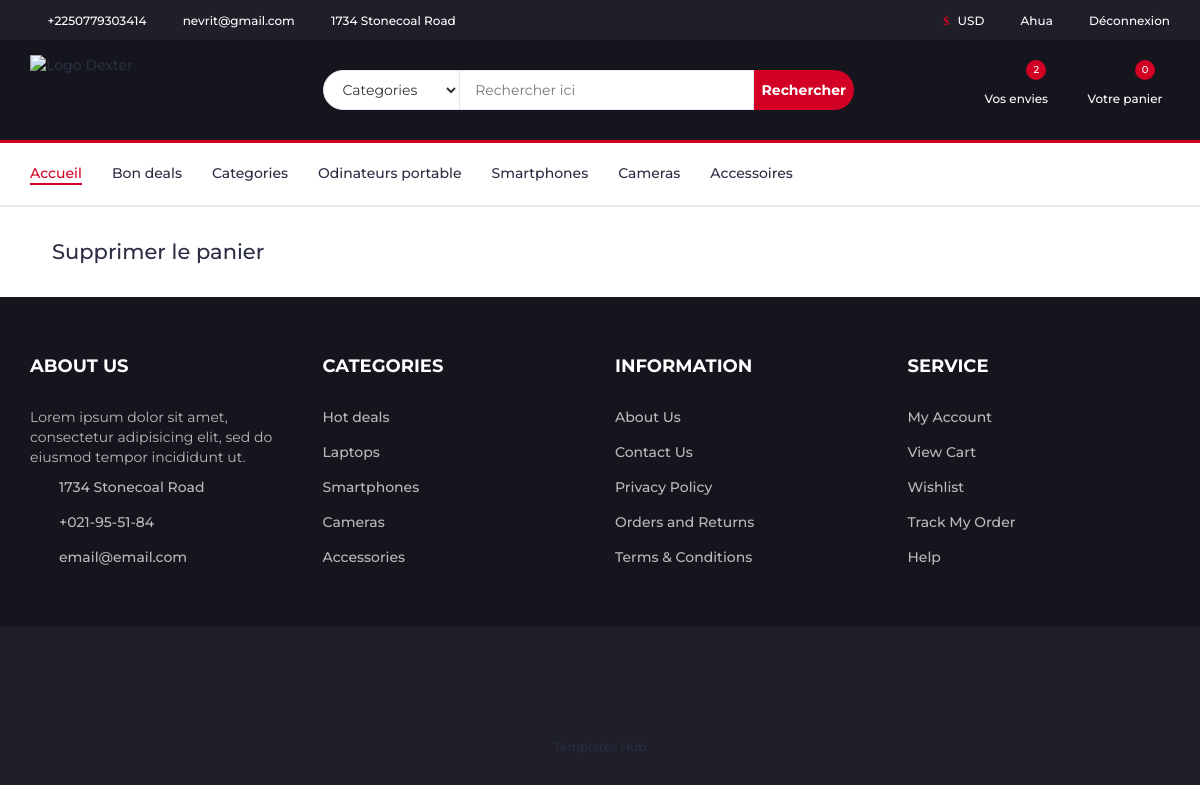
Page /cart/ (signed in) on the earlier database version.
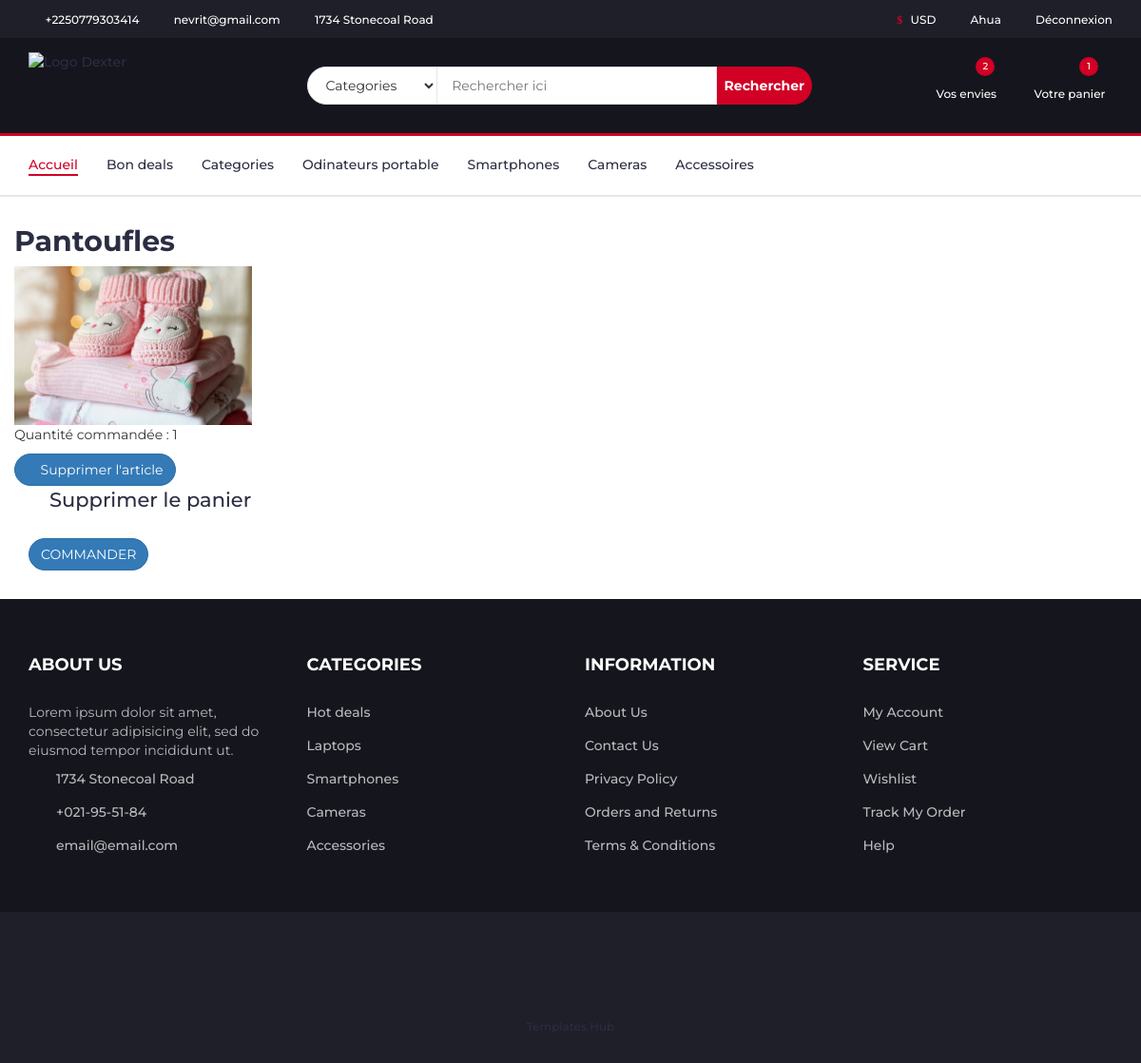
Same page on the later database version.
### accounts/models.py (models this page shows, shortened)
class Shopper(AbstractBaseUser):
    email = models.EmailField(unique=True)
    last_name = models.CharField("Nom", max_length=30)
    first_name = models.CharField("Prénoms", max_length=100)
    telephone = PhoneNumberField()
    gender = models.CharField(max_length=10)
    birthdate = models.DateField(default=timezone.now)
    date_joined = models.DateTimeField(default=timezone.now)
    last_login = models.DateTimeField(default=timezone.now)
    is_admin = models.BooleanField(default=False)
    is_active = models.BooleanField(default=True)
    is_staff = models.BooleanField(default=False)
    is_superadmin = models.BooleanField(default=False)
    objects = CustomUserManager()
    USERNAME_FIELD = 'email'
    REQUIRED_FIELDS = [
        'last_name',
        'first_name',
        'telephone',
        'gender',
        'birthdate'
    ]
    @property
    def is_staff(self):
        "Is the user a member of staff?"
        return self.is_admin

### store/models.py (models this page shows, shortened)
class Cart(models.Model):
    user = models.OneToOneField(AUTH_USER_MODEL, on_delete=models.CASCADE)
    orders = models.ManyToManyField(Order)

class Order(models.Model):
    user = models.ForeignKey(AUTH_USER_MODEL, on_delete=models.CASCADE)
    product = models.ForeignKey(Product, on_delete=models.CASCADE)
    quantity = models.IntegerField(default=1)
    ordered = models.BooleanField(default=False)
    ordered_date = models.DateTimeField(blank=True, null=True)

class Product(models.Model):
    name = models.CharField(max_length=50)
    title = models.TextField(max_length=200)
    category = models.ForeignKey(Category, on_delete=models.SET_NULL, null=True, blank=True)
    price = models.FloatField(default=0.0)
    old_price = models.FloatField(default=0.0)
    stock_quantity = models.IntegerField(default=0)
    description = RichTextField(blank=True)
    technical_information = RichTextField(blank=True, default='', verbose_name="Fiche technique")
    image = models.ImageField(upload_to='products', blank=True, null=True)
    slug = AutoSlugField(populate_from=['name'])

### store/views.py (the view)
# urls.py: path('cart/', views.cart, name='cart'),
def cart(request):
    cart = get_object_or_404(Cart, user=request.user)
    return render(request, 'home/page/cart.html', context={"orders": cart.orders.all()})

### templates/home/page/cart.html (shortened to what this page needs)
{% extends "panel/base.html" %}
{% load static %}
{% block content %}
{% include "panel/header.html" %}
<div class="section">
    <div class="container">
        <div class="row gy-4 align-items-center">
            {% for order in orders %}
            <h2>{{ order.product.name }}</h2>
            <img src="{{ order.product.image.url }}" alt="{{ order.product.name }}" style="max-width: 250px;"> <br />
            <p>Quantité commandée : {{ order.quantity }}</p>
            <form method="POST" action="{% url 'cart-article-delete' slug=order.product.slug %}">
                <button type="submit" class="btn btn-primary mt-5" style="border-radius:20px"><i
                        class="fa-regular fa-trash"></i> Supprimer l'article</span>
                </button>
            </form>
            {% endfor %}
        </div>
        <div>
            <a href="{% url 'cart-delete' %}"><span style="font-size: 1.5em;"><i class="fa-regular fa-trash"></i>
                    Supprimer le panier</span></a>
        </div>
        {% if orders %}
        <div class="btn-commander">
            <a href="{% url 'checkout-pay' %}">
                <span style="font-size: 1em;">
                    <button type="submit" class="btn btn-primary mt-5" style="border-radius:20px">
                        COMMANDER
                    </button>
                </span>
            </a>
        </div>
        {% endif %}
    </div>
</div>
{% include "panel/footer.html" %} {% endblock content %}

### templates/panel/header.html (shortened to what this page needs)
{% load static %}
<header>
    {% if request.path != '/cart/checkout/' %}
        <div id="top-header">
            <div class="container">
                <ul class="header-links pull-left">
                    <li><a href="#"><i class="fa fa-phone"></i> {{ user.telephone }} </a></li>
                    <li><a href="#"><i class="fa fa-envelope-o"></i> {{ user.email }}</a></li>
                    <li><a href="#"><i class="fa fa-map-marker"></i> 1734 Stonecoal Road</a></li>
                </ul>
                <ul class="header-links pull-right">
                    <li><a href="#"><i class="fa fa-dollar"></i> USD</a></li>
                    {% if user.is_authenticated %}
                    <li><a href="{% url 'account-manage' %}"><i class="fa fa-user-o"></i> {{ user.last_name }} </a></li>
                    <li><a href="{% url 'logout' %}"><i class="fa fa-sign-out"></i> Déconnexion </a></li>
                    {% else %}
                    <li><a href="{% url 'signin' %}"><i class="fa fa-user-o"></i> Se connecter</a></li>
                    {% endif %}
                </ul>
            </div>
        </div>
    {% endif %}
    <div id="header">
        <div class="container">
            <div class="row">
                <div class="col-md-3">
                    <div class="header-logo">
                        <a href="{% url 'accueil' %}" class="logo">
                            <img src='{% static "images/logo.png" %}' alt="Logo Dexter">
                        </a>
                    </div>
                </div>
                {% if request.path != '/cart/checkout/' %}
                    <div class="col-md-6">
                        <div class="header-search">
                            <form>
                                <select class="input-select">
                                    <option value="0">Categories</option>
                                </select>
                                <input class="input" placeholder="Rechercher ici">
                                <button class="search-btn">Rechercher</button>
                            </form>
                        </div>
                    </div>
                {% endif %}
                {% if request.path != '/cart/checkout/' %}
                    <div class="col-md-3 clearfix">
                        <div class="header-ctn">
                            <div>
                                <a href="#">
                                    <i class="fa fa-heart-o"></i>
                                    <span>Vos envies</span>
                                    <div class="qty">2</div>
                                </a>
                            </div>
                            <div>
                                {% if user.cart %}
                                <a href="{% url 'cart' %}">
                                    <i class="fa fa-shopping-cart"></i>
                                    <span>Votre panier</span>
                                    <div class="qty">
                                        {{ user.cart.orders.count }}
                                    </div>
                                </a>
                                {% endif %}
                            </div>
                        </div>
                    </div>
                {% endif %}
            </div>
        </div>
    </div>
</header>
{% include "panel/navigation.html" %}

Differences in the rows shown:
computed for Shopper "nevrit@gmail.com": cart.orders.count "0" → "1"
added Order: product.name "Pantoufles", product.image (picture), quantity "1"
Other differences:
text now shown: "COMMANDER"
